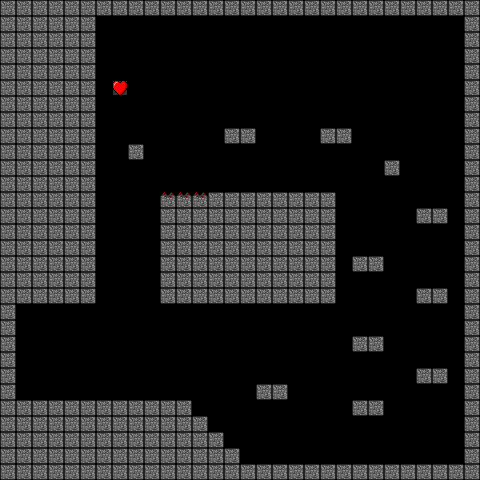

This is a level from a 2D game, rendered from its Tiled map with the project's own tilesets. A one-line summary and the map file follow, with tile-layer data summarised:
An orthogonal 30x30 tile map with 16x16 px tiles, 1 tile layer (blocks) and 3 objects.

<map version="1.0" orientation="orthogonal" width="30" height="30" tilewidth="16" tileheight="16">
 <properties>
  <property name="height" value="30" />
  <property name="max_blocks" value="-1:-1:-1" />
  <property name="width" value="30" />
 </properties>
 <tileset firstgid="1" source="blocks.tsx" />
 <layer name="blocks" width="30" height="30">
  <data>[900 cells, 466 non-empty, 5 distinct tile ids]</data>
 </layer>
 <objectgroup name="objects" width="30" height="30">
  <object x="32" y="352">
   <properties>
    <property name="spawn_point" value="" />
   </properties>
  </object>
  <object x="176" y="336" width="16" height="16">
   <properties>
    <property name="size" value="1" />
    <property name="text" value="Space" />
   </properties>
   <ellipse />
  </object>
  <object x="32" y="336" width="16" height="16">
   <properties>
    <property name="size" value="1" />
    <property name="text" value="A/D" />
   </properties>
   <ellipse />
  </object>
 </objectgroup>
</map>
